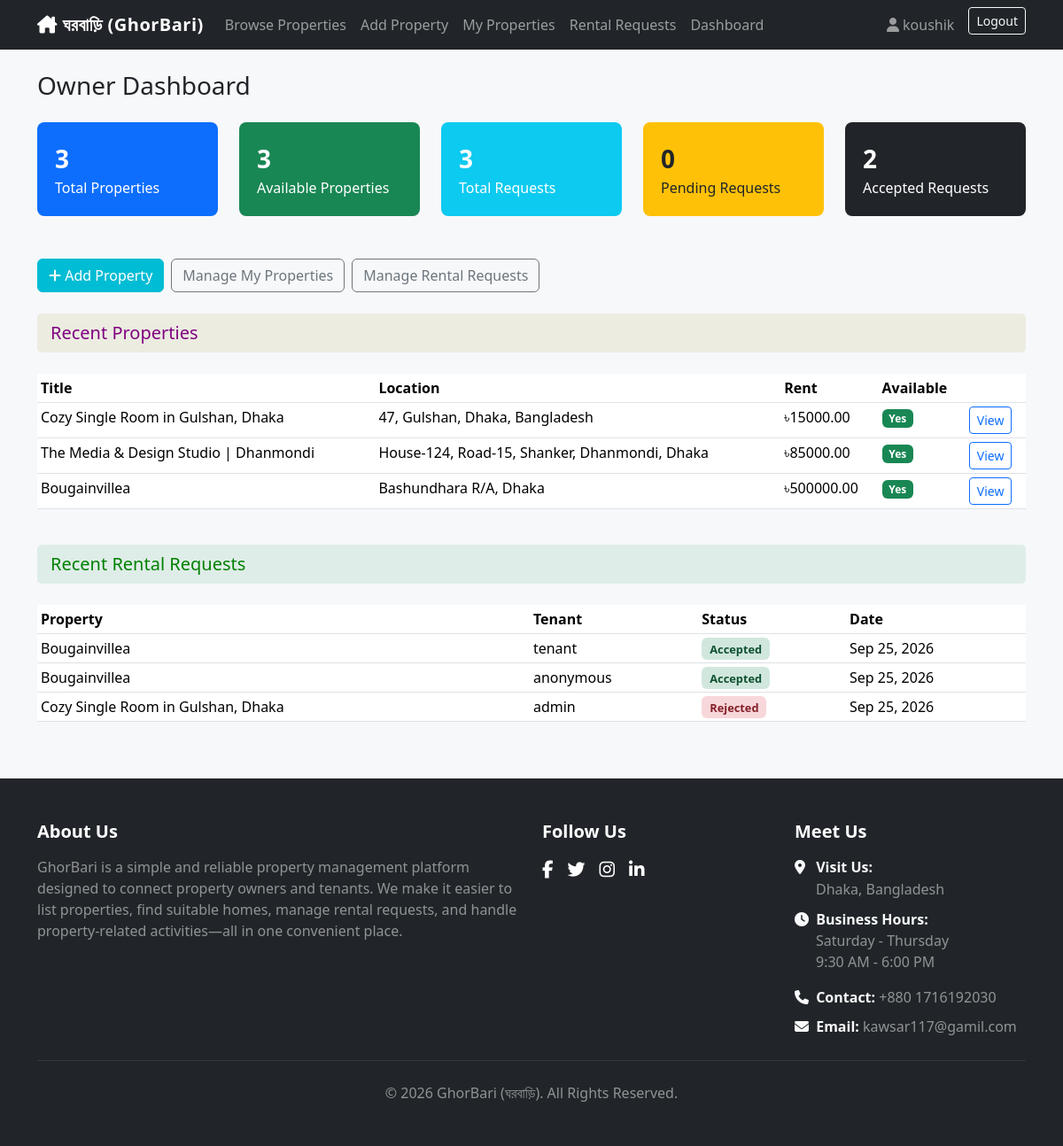
Before: /accounts/dashboard/ (signed in) with the older database file.
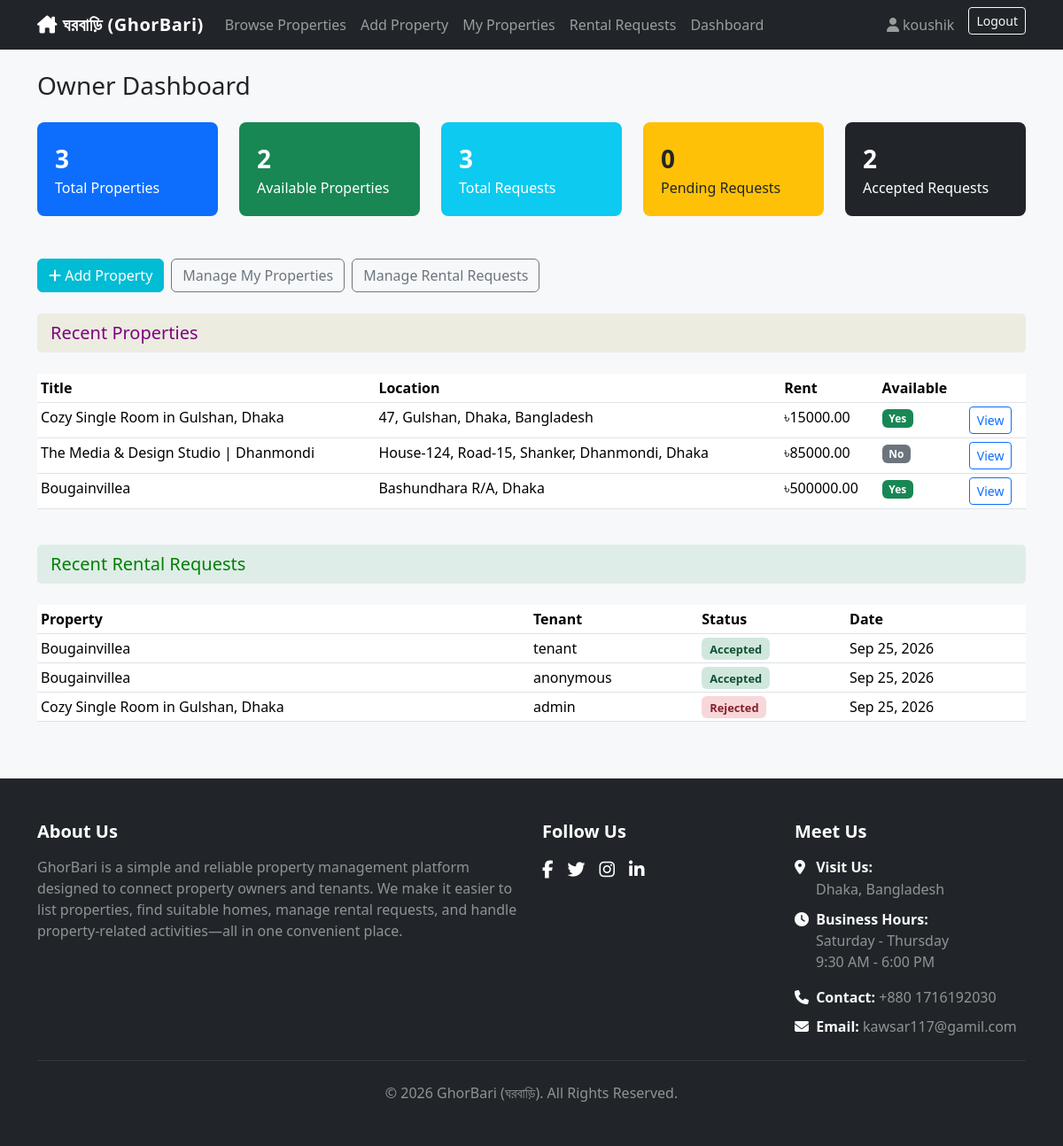
After: the same page with the newer database file.
### properties/models.py (models this page shows, shortened)
class Property(models.Model):
    class PropertyType(models.TextChoices):
        APARTMENT = 'APARTMENT', 'Apartment'
        HOUSE = 'HOUSE', 'House'
        ROOM = 'ROOM', 'Room'
        OFFICE = 'OFFICE', 'Office'
    owner = models.ForeignKey(
        settings.AUTH_USER_MODEL, on_delete=models.CASCADE, related_name='properties'
    )
    title = models.CharField(max_length=200)
    description = models.TextField()
    property_type = models.CharField(max_length=20, choices=PropertyType.choices)
    location = models.CharField(max_length=255)
    monthly_rent = models.DecimalField(max_digits=10, decimal_places=2)
    bedrooms = models.PositiveIntegerField(default=1)
    bathrooms = models.PositiveIntegerField(default=1)
    image = models.ImageField(upload_to='property_images/', blank=True, null=True)
    is_available = models.BooleanField(default=True)
    created_at = models.DateTimeField(auto_now_add=True)
    updated_at = models.DateTimeField(auto_now=True)
    class Meta:
        ordering = ['-created_at']
        verbose_name_plural = 'Properties'

### accounts/views.py (the view, shortened to what this page needs)
# urls.py: path('dashboard/', views.dashboard_view, name='dashboard'),
@login_required
def dashboard_view(request):
    if request.user.is_owner:
        properties = Property.objects.filter(owner=request.user)
        requests_qs = RentalRequest.objects.filter(property__owner=request.user)
        context = {
            'total_properties': properties.count(),
            'available_properties': properties.filter(is_available=True).count(),
            'total_requests': requests_qs.count(),
            'pending_requests': requests_qs.filter(status='PENDING').count(),
            'accepted_requests': requests_qs.filter(status='ACCEPTED').count(),
            'properties': properties.order_by('-created_at')[:5],
            'recent_requests': requests_qs.order_by('-request_date')[:5],
        }
        return render(request, 'accounts/owner_dashboard.html', context)

### accounts/models.py (called while the page is built)
    @property
    def is_owner(self):
        return self.role == self.Role.OWNER

### templates/accounts/owner_dashboard.html (shortened to what this page needs)
{% extends 'base.html' %}
{% block content %}
<h3 class="mb-4">Owner Dashboard</h3>
<div class="row row-cols-2 row-cols-md-5 g-4 mb-5">
    <div class="col"><div class="dashboard-stat bg-primary"><div class="fs-3 fw-bold">{{ total_properties }}</div>Total Properties</div></div>
    <div class="col"><div class="dashboard-stat bg-success"><div class="fs-3 fw-bold">{{ available_properties }}</div>Available Properties</div></div>
    <div class="col"><div class="dashboard-stat bg-info"><div class="fs-3 fw-bold">{{ total_requests }}</div>Total Requests</div></div>
    <div class="col"><div class="dashboard-stat bg-warning text-dark"><div class="fs-3 fw-bold">{{ pending_requests }}</div>Pending Requests</div></div>
    <div class="col"><div class="dashboard-stat bg-dark"><div class="fs-3 fw-bold">{{ accepted_requests }}</div>Accepted Requests</div></div>
</div>
<div class="d-flex gap-2 mb-4">
    <a href="{% url 'properties:create' %}"
       class="btn"
       style="background-color: #00bcd4; color: white; border-color: #00bcd4;">
        <i class="fa-solid fa-plus"></i> Add Property
    </a>
    <a href="{% url 'properties:mine' %}" class="btn btn-outline-secondary">Manage My Properties</a>
    <a href="{% url 'rentals:owner_requests' %}" class="btn btn-outline-secondary">Manage Rental Requests</a>
</div>
<h5 class="mb-4"
    style="color: purple; background-color: #ecece1; padding: 10px 15px; border-radius: 5px;">
    Recent Properties
</h5>
<div class="table-responsive mb-4">
<table class="table table-sm bg-white">
    <thead>
        <tr>
            <th>Title</th>
            <th>Location</th>
            <th>Rent</th>
            <th>Available</th>
            <th></th>
        </tr>
    </thead>
    <tbody>
    {% for p in properties %}
        <tr>
            <td>{{ p.title }}</td>
            <td>{{ p.location }}</td>
            <td>৳{{ p.monthly_rent }}</td>
            <td>{% if p.is_available %}
                    <span class="badge bg-success">Yes</span>
                {% else %}
                    <span class="badge bg-secondary">No</span>
                {% endif %}
            </td>
            <td><a href="{% url 'properties:detail' p.pk %}" class="btn btn-sm btn-outline-primary">View</a></td>
        </tr>
    {% empty %}<tr><td colspan="5" class="text-muted">No properties yet.</td></tr>{% endfor %}
    </tbody>
</table>
</div>
<h5 class="mb-4"
    style="color: green; background-color: #dfede8; padding: 10px 15px; border-radius: 5px;">
    Recent Rental Requests
</h5>
<div class="table-responsive mb-4">
<table class="table table-sm bg-white">
    <thead>
        <tr>
            <th>Property</th>
            <th>Tenant</th>
            <th>Status</th>
            <th>Date</th>
        </tr>
    </thead>
    <tbody>
    {% for r in recent_requests %}
        <tr>
            <td>{{ r.property.title }}</td>
            <td>{{ r.tenant.username }}</td>
            <td>
                <span class="status-badge status-{{ r.status }}">
                    {{ r.get_status_display }}
                </span>
            </td>
            <td>{{ r.request_date|date:"M d, Y" }}</td>
        </tr>
    {% empty %}<tr><td colspan="4" class="text-muted">No requests yet.</td></tr>{% endfor %}
    </tbody>
</table>
</div>
{% endblock %}

Changed rows visible on the page:
changed Property "The Media & Design Studio | Dhanmondi": is_available "Yes" → "No"
Other visible differences:
{{ available_properties }}: "3" → "2"
